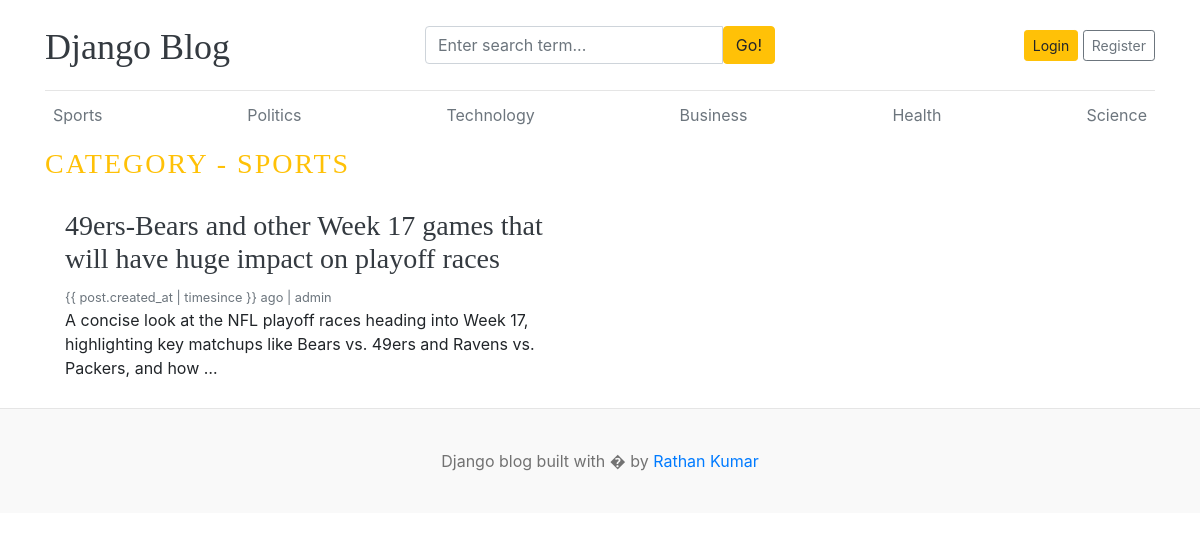
Page /category/1/ on the committed database.
### articles/models.py (models this page shows)
class Category(models.Model):
    name = models.CharField(max_length=50, unique=True)
    created_at = models.DateTimeField(auto_now_add=True)
    updated_at = models.DateField(auto_now=True)
    def __str__(self) -> str:
        return self.name
    class Meta:
        verbose_name_plural = 'categories'

class Article(models.Model):
    title = models.CharField(max_length=100)
    slug = models.SlugField(max_length=150, unique=True, blank=True)
    category = models.ForeignKey(Category, on_delete=models.CASCADE)
    author = models.ForeignKey(User, on_delete=models.CASCADE)
    featured_image = models.ImageField(upload_to='uploads/%Y/%m/%d')
    short_description = models.TextField(max_length=500)
    body = models.TextField(max_length=15000)
    status = models.IntegerField(choices=STATUS_CHOICES, default=0)
    is_featured = models.BooleanField(default=False)
    created_at = models.DateTimeField(auto_now_add=True)
    updated_at = models.DateTimeField(auto_now=True)
    def __str__(self) -> str:
        return self.title

### articles/views.py (the view)
# urls.py: path('<int:category_id>/', views.posts_by_category, name='posts_by_category'),
def posts_by_category(request, category_id):
    posts = Article.objects.filter(status=1, category_id=category_id)
    try:
        category = Category.objects.get(pk=category_id)
    except:
        return redirect('home')
    return render(request, 'posts-by-category.html', { 'posts': posts, 'category': category })

### articles/context_processors.py (called while the page is built)
def get_categories(request):
    categories = Category.objects.all()
    return dict(categories=categories)

def get_social_links(request):
    social_links = SocialLink.objects.all()
    return dict(social_links=social_links)

### templates/posts-by-category.html (shortened to what this page needs)
{% extends 'base.html' %}
{% block content %}
    <h3 class="text-uppercase text-warning" style="letter-spacing: 2px;">Category - {{ category }}</h3>
    <div class="row mb-2">
        {% if posts %}
        {% for post in posts %}
            <div class="col-md-6">
                <div class="card border-0">
                    <div class="card-body">
                        <a class="text-dark" href="{% url 'articles' post.slug %}"><h3>{{ post }}</h3></a>
                        <small class="mb-1 text-muted"><time datetime="{{ post.created_at }}">{{ post.created_at |
                                timesince }} ago</time> | {{ post.author }}</small>
                        <p class="card-text">{{ post.short_description | truncatewords:25 }}</p>
                    </div>
                </div>
            </div>
        {% endfor %}
        {% else %}
            <p>No posts found.</p>
        {% endif %}
    </div>
    </div>
{% endblock %}

### templates/base.html (shortened to what this page needs)
{% load static %}
<!DOCTYPE html>
<html lang="en">
<head>
    <link href="https://getbootstrap.com/docs/4.0/dist/css/bootstrap.min.css" rel="stylesheet">
    <link href="{% static 'css/blog.css' %}" rel="stylesheet">
    <link rel="stylesheet" href="https://cdnjs.cloudflare.com/ajax/libs/font-awesome/4.7.0/css/font-awesome.min.css">
</head>
<body>
    <div class="container">
        <header class="blog-header py-3">
            <div class="row flex-nowrap justify-content-between align-items-center">
                <div class="col-4 pt-1">
                    <a class="blog-header-logo text-dark" href="/">Django Blog</a>
                </div>
                <div class="col-4">
                    <form action="{% url 'search' %}" method="get">
                        <div class="input-group">
                            <input class="form-control" type="text" name="keyword" value="{{ keyword }}" placeholder="Enter search term..."
                                aria-label="Enter search term..." aria-describedby="button-search" />
                            <button class="btn btn-warning" id="button-search" type="submit">Go!</button>
                        </div>
                    </form>
                </div>
                <div class="col-4 d-flex justify-content-end align-items-center">
                    {% if not user.is_authenticated %}
                        <a class="btn btn-sm btn-warning" href="{% url 'login' %}">Login</a> &nbsp;
                        <a class="btn btn-sm btn-outline-secondary" href="{% url 'register' %}">Register</a>
                    {% else %}
                        {% if user.is_staff %}
                            <a href="{% url 'dashboard' %}"><span>Dashboard</span></a>&emsp;
                        {% endif %}
                        <a href="{% url 'logout' %}"><span>Logout</span></a>
                    {% endif %}
                </div>
            </div>
        </header>
        <div class="nav-scroller py-1 mb-2">
            <nav class="nav d-flex justify-content-between">
                {% for category in categories %}
                    <a class="p-2 text-muted" href="{% url 'posts_by_category' category.id %}">{{ category }}</a>
                {% endfor %}
            </nav>
        </div>
        {% block content %}{% endblock %}
    <footer class="blog-footer">
        <p>Django blog built with � by <a href="#">Rathan Kumar</a></p>
    </footer>
</body>
</html>

### blog/static/css/blog.css (style rules this page uses)
.blog-header { border-bottom: 1px solid #e5e5e5; }
.blog-header-logo { font-family: "Playfair Display", Georgia, "Times New Roman", serif; font-size: 2.25rem; }
h1, h2, h3, h4, h5, h6 { font-family: "Playfair Display", Georgia, "Times New Roman", serif; }
.blog-footer { padding: 2.5rem 0; color: #727272; text-align: center; background-color: #f9f9f9; border-top: .05rem solid #e5e5e5; }
.blog-footer p:last-child { margin-bottom: 0; }

### rows in the picture
Category: name "Sports", name "SPORTS"
Category: name "Politics"
Category: name "Technology"
Category: name "Business"
Category: name "Health"
Category: name "Science"
Article: title "49ers-Bears and other Week 17 games that will have huge impact on playoff races", author "admin", short_description "A concise look at the NFL playoff races heading into Week 17, highlighting key matchups like Bears vs. 49ers and Ravens vs. Packers, and how …"
